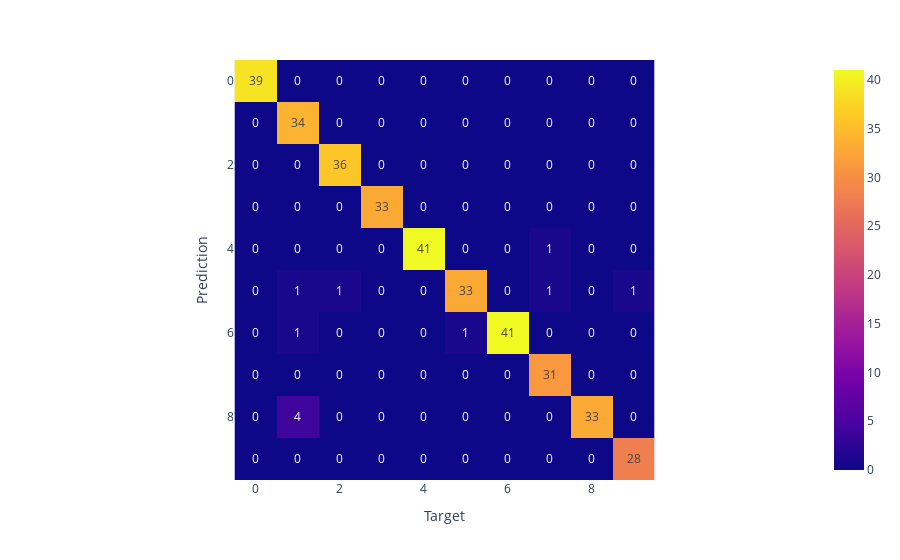
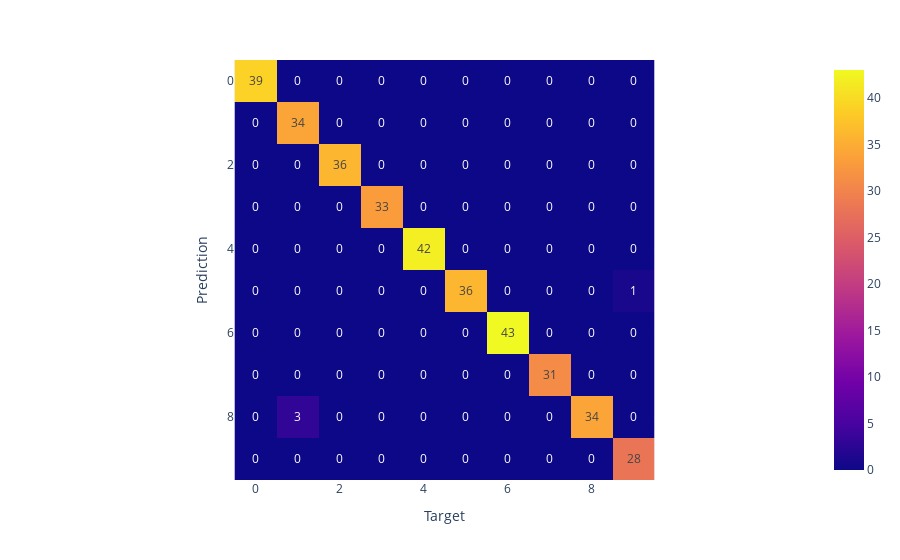
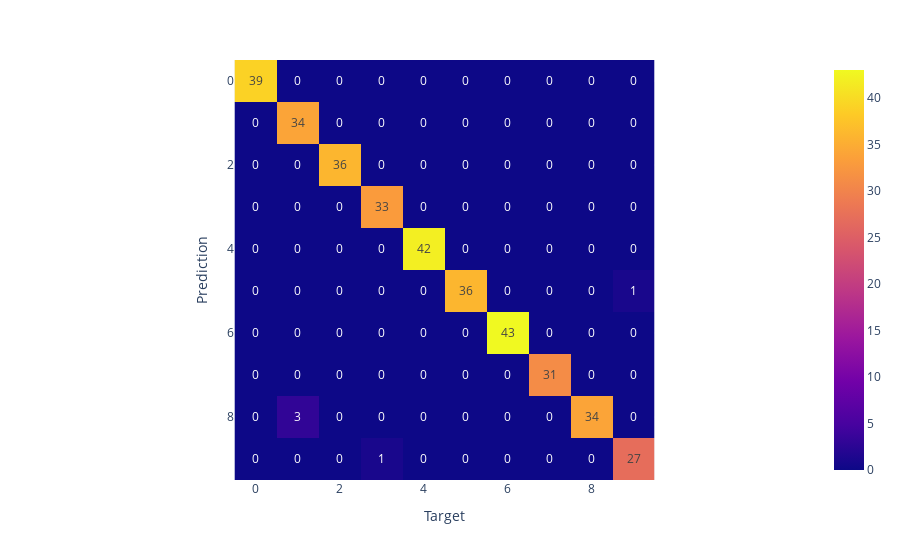

The notebook cell saved with these charts, in order:
### Code cell
import time
from sklearn.datasets import load_digits
from sklearn.model_selection import train_test_split
from sklearn.linear_model import LogisticRegression
from sklearn.metrics import confusion_matrix
from sklearn.metrics import classification_report
from sklearn.model_selection import GridSearchCV
from sklearn.neighbors import KNeighborsClassifier
from sklearn.svm import SVC
import numpy as np
import plotly.express as px
import matplotlib.pyplot as plt

def one(df):
    print('Amount of NAs: ',df.data.isna().sum().sum())
    print('Amount of Duplicates: ',df.data.duplicated().sum())

def two(df):
    y = df.target.value_counts(sort=False)
    x = df.target_names
    plt.title("Model balance", fontsize=18)
    plt.xlabel('Digits', fontsize=12)
    plt.ylabel('total amount', fontsize=12)
    plt.xticks(np.arange(start=0, stop=len(x)), size=10)
    plt.bar(x, y)

def log_regression(x_train, y_train, x_test, y_test):
    time_start = time.time()
    model = LogisticRegression(random_state=123, max_iter=2000)
    model.fit(x_train, y_train)
    y_predict = model.predict(x_test)
    print("Time used: ", time.time() - time_start)
    #print('Prediction: ', y_predict)
    #print('Origin: ', np.array(y_test))
    fig = px.imshow(confusion_matrix(y_test, y_predict), text_auto=True)
    fig.update_layout(xaxis_title='Target', yaxis_title='Prediction')
    fig.show()
    print(classification_report(y_test, y_predict))

def svm(x_train, y_train, x_test, y_test):
    param_kernel = ('linear', 'rbf', 'poly', 'sigmoid')
    parameters = {'kernel':param_kernel}
    time_start = time.time()
    model = SVC()
    grid_search_svm = GridSearchCV(estimator=model, param_grid=parameters, cv=6)
    grid_search_svm.fit(x_train, y_train)
    print("Time used: ", time.time() - time_start)
    best_model = grid_search_svm.best_estimator_
    svm_preds = best_model.predict(x_test)
    print('Best model\'s kernel: ', best_model.kernel)
    #print('Prediction: ', svm_preds)
    #print('Origin: ', np.array(y_test))
    fig = px.imshow(confusion_matrix(y_test, svm_preds), text_auto=True)
    fig.update_layout(xaxis_title='Target', yaxis_title='Prediction')
    fig.show()
    print(classification_report(svm_preds, y_test))

def knn(x_train, y_train, x_test, y_test):
    num_of_neighbors = np.arange(3, 10, 25)
    params = {"n_neighbors": num_of_neighbors}
    model_KNN = KNeighborsClassifier()
    time_start = time.time()
    grid_search = GridSearchCV(estimator=model_KNN, param_grid=params, cv=6)
    grid_search.fit(x_train, y_train)
    knn_preds = grid_search.predict(x_test)
    print("Time used: ", time.time() - time_start)
    print('Best score: ',grid_search.best_score_)
    print('Best num of neighbors: ',grid_search.best_estimator_)
    #print('Prediction: ', knn_preds)
    #print('Origin: ', np.array(y_test))
    fig = px.imshow(confusion_matrix(y_test, knn_preds), text_auto=True)
    fig.update_layout(xaxis_title='Target', yaxis_title='Prediction')
    fig.show()
    print(classification_report(knn_preds, y_test))


def three(df):
    predictors = df.data
    target = df.target
    x_train, x_test, y_train, y_test = train_test_split(predictors, target, train_size=0.8, shuffle=True,
                                                        random_state=123)
    print(' Размер признаков обучающей выборки ', x_train.shape, '\n',
          'Размер признаков тестовой выборки ', x_test.shape, '\n',
          'Размер целевого показателя признаков обучающей выборки ', y_train.shape, '\n',
          'Размер показателя обучающей выборки ', y_test.shape)
    print('\nLogistic Regression')
    log_regression(x_train, y_train, x_test, y_test)
    print('\nSupport Vector Machine')
    svm(x_train, y_train, x_test, y_test)
    print('\nK-Nearest Neighbors')
    knn(x_train, y_train, x_test, y_test)

if __name__ == '__main__':
    data = load_digits(as_frame=True)
    one(data)
    two(data)
    three(data)

### Figure 1 — Plotly figure (JSON) as saved in the notebook; plotly's stock layout.template omitted (floating-point values rounded to 4 significant figures)
{"data": [{"coloraxis": "coloraxis", "name": "0", "texttemplate": "%{z}", "z": [[39, 0, 0, 0, 0, 0, 0, 0, 0, 0], [0, 34, 0, 0, 0, 0, 0, 0, 0, 0], [0, 0, 36, 0, 0, 0, 0, 0, 0, 0], [0, 0, 0, 33, 0, 0, 0, 0, 0, 0], [0, 0, 0, 0, 41, 0, 0, 1, 0, 0], [0, 1, 1, 0, 0, 33, 0, 1, 0, 1], [0, 1, 0, 0, 0, 1, 41, 0, 0, 0], [0, 0, 0, 0, 0, 0, 0, 31, 0, 0], [0, 4, 0, 0, 0, 0, 0, 0, 33, 0], [0, 0, 0, 0, 0, 0, 0, 0, 0, 28]], "type": "heatmap", "xaxis": "x", "yaxis": "y", "hovertemplate": "x: %{x}<br>y: %{y}<br>color: %{z}<extra></extra>"}], "layout": {"xaxis": {"anchor": "y", "domain": [0.0, 1.0], "scaleanchor": "y", "constrain": "domain", "title": {"text": "Target"}}, "yaxis": {"anchor": "x", "domain": [0.0, 1.0], "autorange": "reversed", "constrain": "domain", "title": {"text": "Prediction"}}, "coloraxis": {"colorscale": [[0.0, "#0d0887"], [0.1111, "#46039f"], [0.2222, "#7201a8"], [0.3333, "#9c179e"], [0.4444, "#bd3786"], [0.5556, "#d8576b"], [0.6667, "#ed7953"], [0.7778, "#fb9f3a"], [0.8889, "#fdca26"], [1.0, "#f0f921"]]}, "margin": {"t": 60}}}

### Figure 2 — Plotly figure (JSON) as saved in the notebook; plotly's stock layout.template omitted (floating-point values rounded to 4 significant figures)
{"data": [{"coloraxis": "coloraxis", "name": "0", "texttemplate": "%{z}", "z": [[39, 0, 0, 0, 0, 0, 0, 0, 0, 0], [0, 34, 0, 0, 0, 0, 0, 0, 0, 0], [0, 0, 36, 0, 0, 0, 0, 0, 0, 0], [0, 0, 0, 33, 0, 0, 0, 0, 0, 0], [0, 0, 0, 0, 42, 0, 0, 0, 0, 0], [0, 0, 0, 0, 0, 36, 0, 0, 0, 1], [0, 0, 0, 0, 0, 0, 43, 0, 0, 0], [0, 0, 0, 0, 0, 0, 0, 31, 0, 0], [0, 3, 0, 0, 0, 0, 0, 0, 34, 0], [0, 0, 0, 0, 0, 0, 0, 0, 0, 28]], "type": "heatmap", "xaxis": "x", "yaxis": "y", "hovertemplate": "x: %{x}<br>y: %{y}<br>color: %{z}<extra></extra>"}], "layout": {"xaxis": {"anchor": "y", "domain": [0.0, 1.0], "scaleanchor": "y", "constrain": "domain", "title": {"text": "Target"}}, "yaxis": {"anchor": "x", "domain": [0.0, 1.0], "autorange": "reversed", "constrain": "domain", "title": {"text": "Prediction"}}, "coloraxis": {"colorscale": [[0.0, "#0d0887"], [0.1111, "#46039f"], [0.2222, "#7201a8"], [0.3333, "#9c179e"], [0.4444, "#bd3786"], [0.5556, "#d8576b"], [0.6667, "#ed7953"], [0.7778, "#fb9f3a"], [0.8889, "#fdca26"], [1.0, "#f0f921"]]}, "margin": {"t": 60}}}

### Figure 3 — Plotly figure (JSON) as saved in the notebook; plotly's stock layout.template omitted (floating-point values rounded to 4 significant figures)
{"data": [{"coloraxis": "coloraxis", "name": "0", "texttemplate": "%{z}", "z": [[39, 0, 0, 0, 0, 0, 0, 0, 0, 0], [0, 34, 0, 0, 0, 0, 0, 0, 0, 0], [0, 0, 36, 0, 0, 0, 0, 0, 0, 0], [0, 0, 0, 33, 0, 0, 0, 0, 0, 0], [0, 0, 0, 0, 42, 0, 0, 0, 0, 0], [0, 0, 0, 0, 0, 36, 0, 0, 0, 1], [0, 0, 0, 0, 0, 0, 43, 0, 0, 0], [0, 0, 0, 0, 0, 0, 0, 31, 0, 0], [0, 3, 0, 0, 0, 0, 0, 0, 34, 0], [0, 0, 0, 1, 0, 0, 0, 0, 0, 27]], "type": "heatmap", "xaxis": "x", "yaxis": "y", "hovertemplate": "x: %{x}<br>y: %{y}<br>color: %{z}<extra></extra>"}], "layout": {"xaxis": {"anchor": "y", "domain": [0.0, 1.0], "scaleanchor": "y", "constrain": "domain", "title": {"text": "Target"}}, "yaxis": {"anchor": "x", "domain": [0.0, 1.0], "autorange": "reversed", "constrain": "domain", "title": {"text": "Prediction"}}, "coloraxis": {"colorscale": [[0.0, "#0d0887"], [0.1111, "#46039f"], [0.2222, "#7201a8"], [0.3333, "#9c179e"], [0.4444, "#bd3786"], [0.5556, "#d8576b"], [0.6667, "#ed7953"], [0.7778, "#fb9f3a"], [0.8889, "#fdca26"], [1.0, "#f0f921"]]}, "margin": {"t": 60}}}
